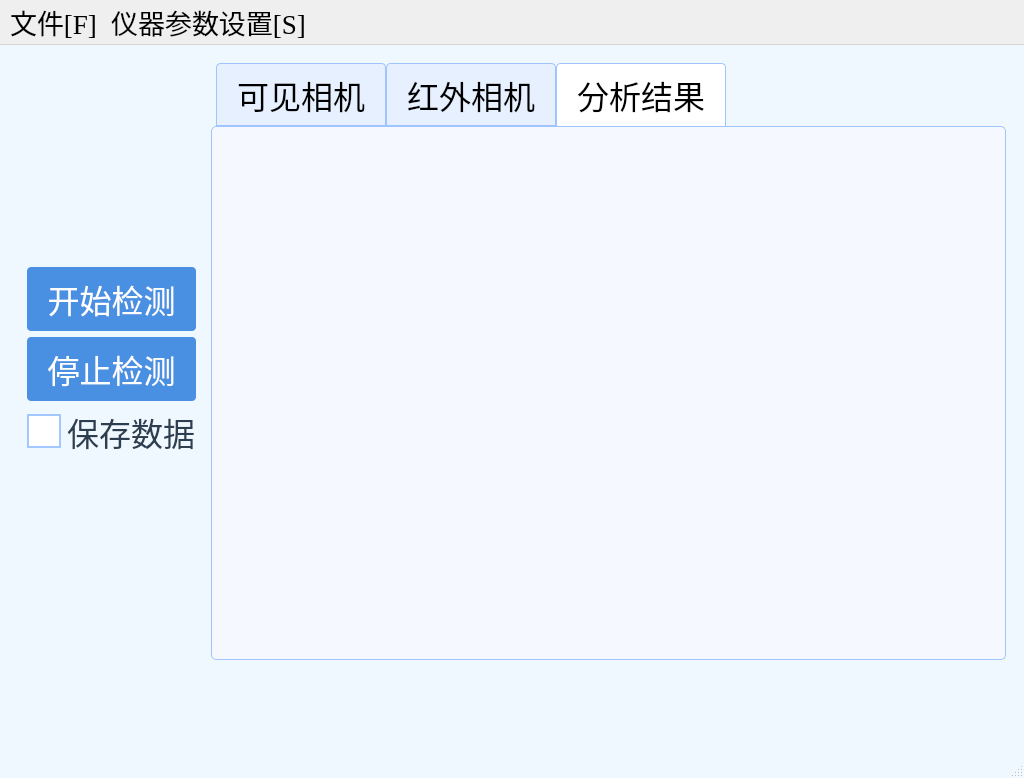
<?xml version="1.0" encoding="UTF-8"?>
<ui version="4.0">
 <class>MainWindow</class>
 <widget class="QMainWindow" name="MainWindow">
  <property name="geometry">
   <rect>
    <x>0</x>
    <y>0</y>
    <width>1024</width>
    <height>768</height>
   </rect>
  </property>
  <property name="contextMenuPolicy">
   <enum>Qt::DefaultContextMenu</enum>
  </property>
  <property name="windowTitle">
   <string>便携式多光谱气体检测仪</string>
  </property>
  <property name="styleSheet">
   <string notr="true">QMainWindow {
    background-color: #F0F8FF;
}
QTabWidget::pane {
    border: 1px solid #A0C4FF;
    background: #F5F9FF;
    border-radius: 5px;
}
QTabWidget::tab-bar {
    left: 5px;
}
QTabBar::tab {
    background: #E6F0FF;
    border: 1px solid #A0C4FF;
    padding: 8px 20px;
    border-top-left-radius: 4px;
    border-top-right-radius: 4px;
}
QTabBar::tab:selected {
    background: #FFFFFF;
    border-bottom-color: #FFFFFF;
}
QPushButton {
    background-color: #4A90E2;
    color: white;
    border: none;
    border-radius: 4px;
    padding: 8px 16px;
    min-height: 20px;
}
QPushButton:hover {
    background-color: #357ABD;
}
QPushButton:pressed {
    background-color: #2E6DA4;
}
QCheckBox {
    color: #2C3E50;
}
QLineEdit {
    padding: 6px;
    border: 1px solid #A0C4FF;
    border-radius: 4px;
    background: white;
}</string>
  </property>
  <widget class="QWidget" name="centralwidget">
   <layout class="QHBoxLayout" name="horizontalLayout_2">
    <item>
     <layout class="QVBoxLayout" name="verticalLayout">
      <item>
       <widget class="QWidget" name="widget_2" native="true">
        <property name="styleSheet">
         <string notr="true"/>
        </property>
        <layout class="QHBoxLayout" name="horizontalLayout_3">
         <item>
          <widget class="QWidget" name="widget" native="true">
           <property name="maximumSize">
            <size>
             <width>200</width>
             <height>16777215</height>
            </size>
           </property>
           <layout class="QVBoxLayout" name="verticalLayout_3">
            <item>
             <layout class="QVBoxLayout" name="verticalLayout_2">
              <item>
               <widget class="QPushButton" name="btn_start">
                <property name="sizePolicy">
                 <sizepolicy hsizetype="Minimum" vsizetype="Fixed">
                  <horstretch>0</horstretch>
                  <verstretch>1</verstretch>
                 </sizepolicy>
                </property>
                <property name="minimumSize">
                 <size>
                  <width>0</width>
                  <height>100</height>
                 </size>
                </property>
                <property name="font">
                 <font>
                  <family>微软雅黑</family>
                  <pointsize>24</pointsize>
                 </font>
                </property>
                <property name="styleSheet">
                 <string>QCheckBox::indicator {
    width: 30px;   /* 设置复选框宽度 */
    height: 30px;  /* 设置复选框高度 */
}

QCheckBox::indicator:checked {
    background-color: #4CAF50; /* 选中时背景色为绿色 */
    border: 2px solid #4CAF50; /* 设置选中时的边框颜色 */
}

QCheckBox::indicator:unchecked {
    background-color: #ffffff; /* 未选中时背景色为白色 */
    border: 2px solid #A3C8FF; /* 设置未选中时的边框颜色 */
}</string>
                </property>
                <property name="text">
                 <string>开始检测</string>
                </property>
               </widget>
              </item>
              <item>
               <widget class="QPushButton" name="btn_file_3">
                <property name="sizePolicy">
                 <sizepolicy hsizetype="Minimum" vsizetype="Fixed">
                  <horstretch>0</horstretch>
                  <verstretch>1</verstretch>
                 </sizepolicy>
                </property>
                <property name="minimumSize">
                 <size>
                  <width>0</width>
                  <height>100</height>
                 </size>
                </property>
                <property name="font">
                 <font>
                  <family>微软雅黑</family>
                  <pointsize>24</pointsize>
                 </font>
                </property>
                <property name="styleSheet">
                 <string>QCheckBox::indicator {
    width: 30px;   /* 设置复选框宽度 */
    height: 30px;  /* 设置复选框高度 */
}

QCheckBox::indicator:checked {
    background-color: #4CAF50; /* 选中时背景色为绿色 */
    border: 2px solid #4CAF50; /* 设置选中时的边框颜色 */
}

QCheckBox::indicator:unchecked {
    background-color: #ffffff; /* 未选中时背景色为白色 */
    border: 2px solid #A3C8FF; /* 设置未选中时的边框颜色 */
}</string>
                </property>
                <property name="text">
                 <string>停止检测</string>
                </property>
               </widget>
              </item>
              <item>
               <widget class="QCheckBox" name="checkBox">
                <property name="sizePolicy">
                 <sizepolicy hsizetype="Minimum" vsizetype="Fixed">
                  <horstretch>0</horstretch>
                  <verstretch>1</verstretch>
                 </sizepolicy>
                </property>
                <property name="font">
                 <font>
                  <family>微软雅黑</family>
                  <pointsize>24</pointsize>
                 </font>
                </property>
                <property name="styleSheet">
                 <string notr="true">QCheckBox::indicator {
    width: 30px;   /* 设置复选框宽度 */
    height: 30px;  /* 设置复选框高度 */
}

QCheckBox::indicator:checked {
    background-color: #4CAF50; /* 选中时背景色为绿色 */
    border: 2px solid #4CAF50; /* 设置选中时的边框颜色 */
}

QCheckBox::indicator:unchecked {
    background-color: #ffffff; /* 未选中时背景色为白色 */
    border: 2px solid #A3C8FF; /* 设置未选中时的边框颜色 */
}</string>
                </property>
                <property name="text">
                 <string>保存数据</string>
                </property>
               </widget>
              </item>
             </layout>
            </item>
           </layout>
          </widget>
         </item>
         <item>
          <widget class="QTabWidget" name="tabWidget">
           <property name="sizePolicy">
            <sizepolicy hsizetype="Expanding" vsizetype="Expanding">
             <horstretch>0</horstretch>
             <verstretch>0</verstretch>
            </sizepolicy>
           </property>
           <property name="minimumSize">
            <size>
             <width>0</width>
             <height>0</height>
            </size>
           </property>
           <property name="font">
            <font>
             <family>微软雅黑</family>
             <pointsize>24</pointsize>
            </font>
           </property>
           <property name="layoutDirection">
            <enum>Qt::LeftToRight</enum>
           </property>
           <property name="currentIndex">
            <number>2</number>
           </property>
           <widget class="QWidget" name="tab">
            <property name="minimumSize">
             <size>
              <width>320</width>
              <height>256</height>
             </size>
            </property>
            <attribute name="title">
             <string>可见相机</string>
            </attribute>
            <layout class="QHBoxLayout" name="horizontalLayout">
             <item>
              <widget class="QLabel" name="label">
               <property name="sizePolicy">
                <sizepolicy hsizetype="Fixed" vsizetype="Fixed">
                 <horstretch>0</horstretch>
                 <verstretch>0</verstretch>
                </sizepolicy>
               </property>
               <property name="minimumSize">
                <size>
                 <width>640</width>
                 <height>512</height>
                </size>
               </property>
               <property name="text">
                <string/>
               </property>
              </widget>
             </item>
            </layout>
           </widget>
           <widget class="QWidget" name="tab_2">
            <attribute name="title">
             <string>红外相机</string>
            </attribute>
            <layout class="QHBoxLayout" name="horizontalLayout_5">
             <item>
              <widget class="QLabel" name="label_2">
               <property name="sizePolicy">
                <sizepolicy hsizetype="Fixed" vsizetype="Fixed">
                 <horstretch>0</horstretch>
                 <verstretch>0</verstretch>
                </sizepolicy>
               </property>
               <property name="minimumSize">
                <size>
                 <width>640</width>
                 <height>512</height>
                </size>
               </property>
               <property name="text">
                <string/>
               </property>
              </widget>
             </item>
            </layout>
           </widget>
           <widget class="QWidget" name="tab_3">
            <attribute name="title">
             <string>分析结果</string>
            </attribute>
            <layout class="QHBoxLayout" name="horizontalLayout_4">
             <item>
              <widget class="QLabel" name="label_3">
               <property name="sizePolicy">
                <sizepolicy hsizetype="Fixed" vsizetype="Fixed">
                 <horstretch>0</horstretch>
                 <verstretch>0</verstretch>
                </sizepolicy>
               </property>
               <property name="minimumSize">
                <size>
                 <width>640</width>
                 <height>512</height>
                </size>
               </property>
               <property name="maximumSize">
                <size>
                 <width>640</width>
                 <height>512</height>
                </size>
               </property>
               <property name="text">
                <string/>
               </property>
              </widget>
             </item>
            </layout>
           </widget>
          </widget>
         </item>
        </layout>
       </widget>
      </item>
     </layout>
    </item>
   </layout>
  </widget>
  <widget class="QMenuBar" name="menubar">
   <property name="geometry">
    <rect>
     <x>0</x>
     <y>0</y>
     <width>1024</width>
     <height>37</height>
    </rect>
   </property>
   <property name="sizePolicy">
    <sizepolicy hsizetype="Preferred" vsizetype="Preferred">
     <horstretch>0</horstretch>
     <verstretch>0</verstretch>
    </sizepolicy>
   </property>
   <property name="minimumSize">
    <size>
     <width>0</width>
     <height>35</height>
    </size>
   </property>
   <property name="sizeIncrement">
    <size>
     <width>0</width>
     <height>35</height>
    </size>
   </property>
   <property name="baseSize">
    <size>
     <width>0</width>
     <height>35</height>
    </size>
   </property>
   <property name="font">
    <font>
     <family>Times New Roman</family>
     <pointsize>20</pointsize>
    </font>
   </property>
   <property name="contextMenuPolicy">
    <enum>Qt::ActionsContextMenu</enum>
   </property>
   <property name="styleSheet">
    <string notr="true">
    QMenuBar::item:selected {
        background: #CCE8FF;
        border-radius: 4px;
    }
    QMenu {
        background-color: #F0F8FF;
        border: 1px solid #B0C4DE;
    }
    QMenu::item {
        padding: 5px 30px 5px 40px;
    }
    QMenu::item:selected {
        background-color: #CCE8FF;
    }</string>
   </property>
   <widget class="QMenu" name="menu_SF6">
    <property name="sizePolicy">
     <sizepolicy hsizetype="Preferred" vsizetype="Preferred">
      <horstretch>0</horstretch>
      <verstretch>0</verstretch>
     </sizepolicy>
    </property>
    <property name="minimumSize">
     <size>
      <width>0</width>
      <height>40</height>
     </size>
    </property>
    <property name="sizeIncrement">
     <size>
      <width>0</width>
      <height>35</height>
     </size>
    </property>
    <property name="baseSize">
     <size>
      <width>0</width>
      <height>35</height>
     </size>
    </property>
    <property name="font">
     <font>
      <family>微软雅黑</family>
      <pointsize>16</pointsize>
     </font>
    </property>
    <property name="layoutDirection">
     <enum>Qt::LeftToRight</enum>
    </property>
    <property name="title">
     <string>文件[F]</string>
    </property>
    <property name="toolTipsVisible">
     <bool>false</bool>
    </property>
    <addaction name="action"/>
    <addaction name="action_2"/>
   </widget>
   <widget class="QMenu" name="menu_Set">
    <property name="font">
     <font>
      <family>微软雅黑</family>
      <pointsize>16</pointsize>
     </font>
    </property>
    <property name="title">
     <string>仪器参数设置[S]</string>
    </property>
    <addaction name="action_motor"/>
    <addaction name="action_ogi"/>
   </widget>
   <addaction name="menu_SF6"/>
   <addaction name="menu_Set"/>
  </widget>
  <widget class="QStatusBar" name="statusbar">
   <property name="minimumSize">
    <size>
     <width>150</width>
     <height>100</height>
    </size>
   </property>
   <property name="font">
    <font>
     <family>微软雅黑</family>
     <pointsize>10</pointsize>
    </font>
   </property>
  </widget>
  <action name="action">
   <property name="text">
    <string>历史文件</string>
   </property>
   <property name="font">
    <font>
     <family>微软雅黑</family>
     <pointsize>16</pointsize>
    </font>
   </property>
  </action>
  <action name="action_2">
   <property name="text">
    <string>初始化位置</string>
   </property>
   <property name="font">
    <font>
     <family>微软雅黑</family>
     <pointsize>16</pointsize>
    </font>
   </property>
  </action>
  <action name="action11">
   <property name="text">
    <string>11</string>
   </property>
  </action>
  <action name="action22">
   <property name="text">
    <string>22</string>
   </property>
  </action>
  <action name="action_motor">
   <property name="text">
    <string>电机设置</string>
   </property>
  </action>
  <action name="action_ogi">
   <property name="text">
    <string>检测设置</string>
   </property>
  </action>
 </widget>
 <resources/>
 <connections/>
</ui>
